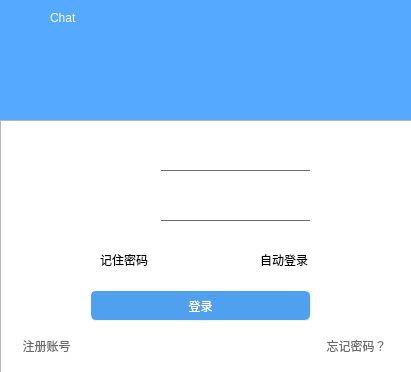
<?xml version="1.0" encoding="UTF-8"?>
<ui version="4.0">
 <class>Login</class>
 <widget class="QDialog" name="Login">
  <property name="geometry">
   <rect>
    <x>0</x>
    <y>0</y>
    <width>411</width>
    <height>372</height>
   </rect>
  </property>
  <property name="windowTitle">
   <string>Dialog</string>
  </property>
  <property name="styleSheet">
   <string notr="true">QDialog{
	background-color: rgb(85, 170, 255);
}
QTableWidget{
	color: rgb(255, 255, 255);
}
</string>
  </property>
  <widget class="QPushButton" name="pushButton_Register">
   <property name="geometry">
    <rect>
     <x>0</x>
     <y>330</y>
     <width>93</width>
     <height>31</height>
    </rect>
   </property>
   <property name="styleSheet">
    <string notr="true">
QPushButton{
font: 7pt &quot;幼圆&quot;;
color:rgb(108, 108, 108);
 border-style: outset;
    
     border-radius: 6px;
     border-color: beige;    
     padding: 6px;
	background-color: rgb(255, 255, 255);
border-top:0px solid #e8f3f9;
background:  transparent;
}
QPushButton:pressed{
	color: rgb(255, 255, 255);
                   border-color:rgba(255,255,255,30);
                   border-style:inset;
                   color:rgba(0,0,0,100);
                   }
QPushButton:hover{
	background-color:  rgb(255, 255, 255);
                   border-color: rgb(255, 255, 255);
                   
	border-top:0px solid #e8f3f9;
background:  transparent;
	
	color: rgb(11, 11, 11);
                   }
</string>
   </property>
   <property name="text">
    <string>注册账号</string>
   </property>
  </widget>
  <widget class="QPushButton" name="pushButton_Forget">
   <property name="geometry">
    <rect>
     <x>310</x>
     <y>330</y>
     <width>93</width>
     <height>31</height>
    </rect>
   </property>
   <property name="styleSheet">
    <string notr="true">
QPushButton{
font: 7pt &quot;幼圆&quot;;
color:rgb(108, 108, 108);
 border-style: outset;
    
     border-radius: 6px;
     border-color: beige;    
     padding: 6px;
	background-color: rgb(255, 255, 255);
border-top:0px solid #e8f3f9;
background:  transparent;
}
QPushButton:pressed{
	color: rgb(255, 255, 255);
                   border-color:rgba(255,255,255,30);
                   border-style:inset;
                   color:rgba(0,0,0,100);
                   }
QPushButton:hover{
	background-color:  rgb(255, 255, 255);
                   border-color: rgb(255, 255, 255);
                   
	border-top:0px solid #e8f3f9;
background:  transparent;
	
	color: rgb(11, 11, 11);
                   }
</string>
   </property>
   <property name="text">
    <string>忘记密码？</string>
   </property>
  </widget>
  <widget class="QPushButton" name="pushButton_Login">
   <property name="geometry">
    <rect>
     <x>90</x>
     <y>290</y>
     <width>221</width>
     <height>31</height>
    </rect>
   </property>
   <property name="styleSheet">
    <string notr="true">QPushButton{
font: 9pt &quot;幼圆&quot;;
color: rgb(255, 255, 255);
 border-style: outset;
     border-width: 1px;
     border-radius: 6px;
     border-color: beige;    
     padding: 6px;
	background-color: rgb(80, 160, 240);
}
QPushButton:pressed{
                   background-color:rgba(100,255,100,200);
                   border-color:rgba(255,255,255,30);
                   border-style:inset;
                   color:rgba(0,0,0,100);
                   }
QPushButton:hover{
	
	background-color: rgb(85, 170, 255);
                   border-color:rgba(255,255,255,200);
                   
	color: rgb(255, 255, 255);
                   }</string>
   </property>
   <property name="text">
    <string>登录</string>
   </property>
  </widget>
  <widget class="QCheckBox" name="checkBox_Reme">
   <property name="geometry">
    <rect>
     <x>80</x>
     <y>250</y>
     <width>91</width>
     <height>19</height>
    </rect>
   </property>
   <property name="styleSheet">
    <string notr="true">font: 9pt &quot;幼圆&quot;;
background-color: rgb(115, 115, 115);
border-top:0px solid #e8f3f9;
background:  transparent;</string>
   </property>
   <property name="text">
    <string>记住密码</string>
   </property>
  </widget>
  <widget class="QCheckBox" name="checkBox_Auto">
   <property name="geometry">
    <rect>
     <x>240</x>
     <y>250</y>
     <width>91</width>
     <height>19</height>
    </rect>
   </property>
   <property name="styleSheet">
    <string notr="true">font: 9pt &quot;幼圆&quot;;
background-color: rgb(115, 115, 115);
border-top:0px solid #e8f3f9;
background:  transparent;</string>
   </property>
   <property name="text">
    <string>自动登录</string>
   </property>
  </widget>
  <widget class="QLineEdit" name="lineEdit_Name">
   <property name="geometry">
    <rect>
     <x>160</x>
     <y>140</y>
     <width>151</width>
     <height>31</height>
    </rect>
   </property>
   <property name="styleSheet">
    <string notr="true">border-style: outset;
     border-width: 1px;
    
border-color: beige;
border-bottom-color: rgb(108, 108, 108);
border-right-color: rgb(255, 255, 255);</string>
   </property>
  </widget>
  <widget class="QLineEdit" name="lineEdit_Password">
   <property name="geometry">
    <rect>
     <x>160</x>
     <y>190</y>
     <width>151</width>
     <height>31</height>
    </rect>
   </property>
   <property name="styleSheet">
    <string notr="true">border-style: outset;
     border-width: 1px;
    
border-color: beige;
border-bottom-color: rgb(108, 108, 108);
border-right-color: rgb(255, 255, 255);</string>
   </property>
  </widget>
  <widget class="QLabel" name="label">
   <property name="geometry">
    <rect>
     <x>90</x>
     <y>140</y>
     <width>81</width>
     <height>41</height>
    </rect>
   </property>
   <property name="styleSheet">
    <string notr="true">image: url(:/icon/yonghu.png);</string>
   </property>
   <property name="text">
    <string/>
   </property>
  </widget>
  <widget class="QLabel" name="label_2">
   <property name="geometry">
    <rect>
     <x>90</x>
     <y>190</y>
     <width>81</width>
     <height>31</height>
    </rect>
   </property>
   <property name="styleSheet">
    <string notr="true">image: url(:/icon/mima.png);</string>
   </property>
   <property name="text">
    <string/>
   </property>
  </widget>
  <widget class="QTableWidget" name="tableWidget">
   <property name="geometry">
    <rect>
     <x>0</x>
     <y>120</y>
     <width>421</width>
     <height>261</height>
    </rect>
   </property>
  </widget>
  <widget class="QLabel" name="label_3">
   <property name="geometry">
    <rect>
     <x>-20</x>
     <y>0</y>
     <width>91</width>
     <height>41</height>
    </rect>
   </property>
   <property name="styleSheet">
    <string notr="true">image: url(:/icon/tubiao.png);</string>
   </property>
   <property name="text">
    <string/>
   </property>
  </widget>
  <widget class="QLabel" name="label_4">
   <property name="geometry">
    <rect>
     <x>50</x>
     <y>10</y>
     <width>72</width>
     <height>15</height>
    </rect>
   </property>
   <property name="styleSheet">
    <string notr="true">font: 9pt &quot;Segoe Print&quot;;
color: rgb(255, 255, 255);</string>
   </property>
   <property name="text">
    <string>Chat</string>
   </property>
  </widget>
  <zorder>tableWidget</zorder>
  <zorder>pushButton_Register</zorder>
  <zorder>pushButton_Forget</zorder>
  <zorder>pushButton_Login</zorder>
  <zorder>checkBox_Reme</zorder>
  <zorder>checkBox_Auto</zorder>
  <zorder>lineEdit_Name</zorder>
  <zorder>lineEdit_Password</zorder>
  <zorder>label</zorder>
  <zorder>label_2</zorder>
  <zorder>label_3</zorder>
  <zorder>label_4</zorder>
 </widget>
 <resources/>
 <connections/>
</ui>
